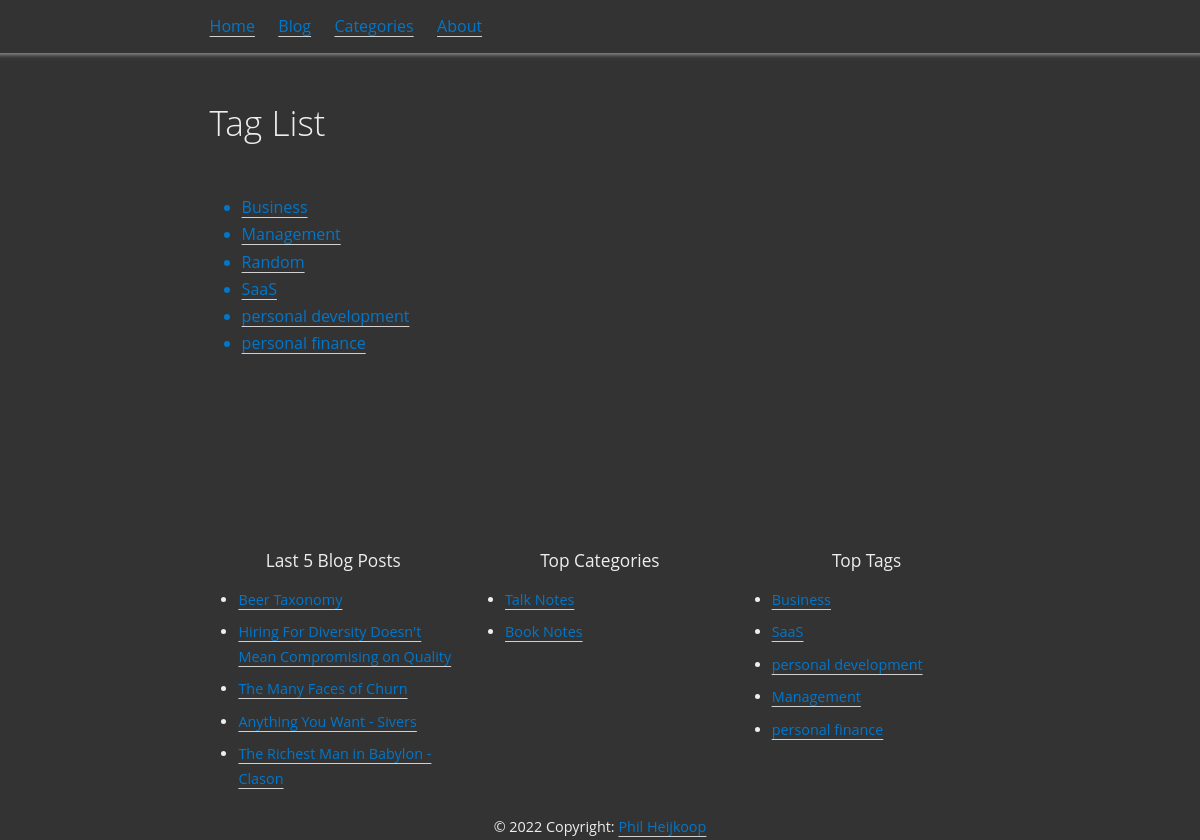
The page /tags/ on the database as committed earlier.
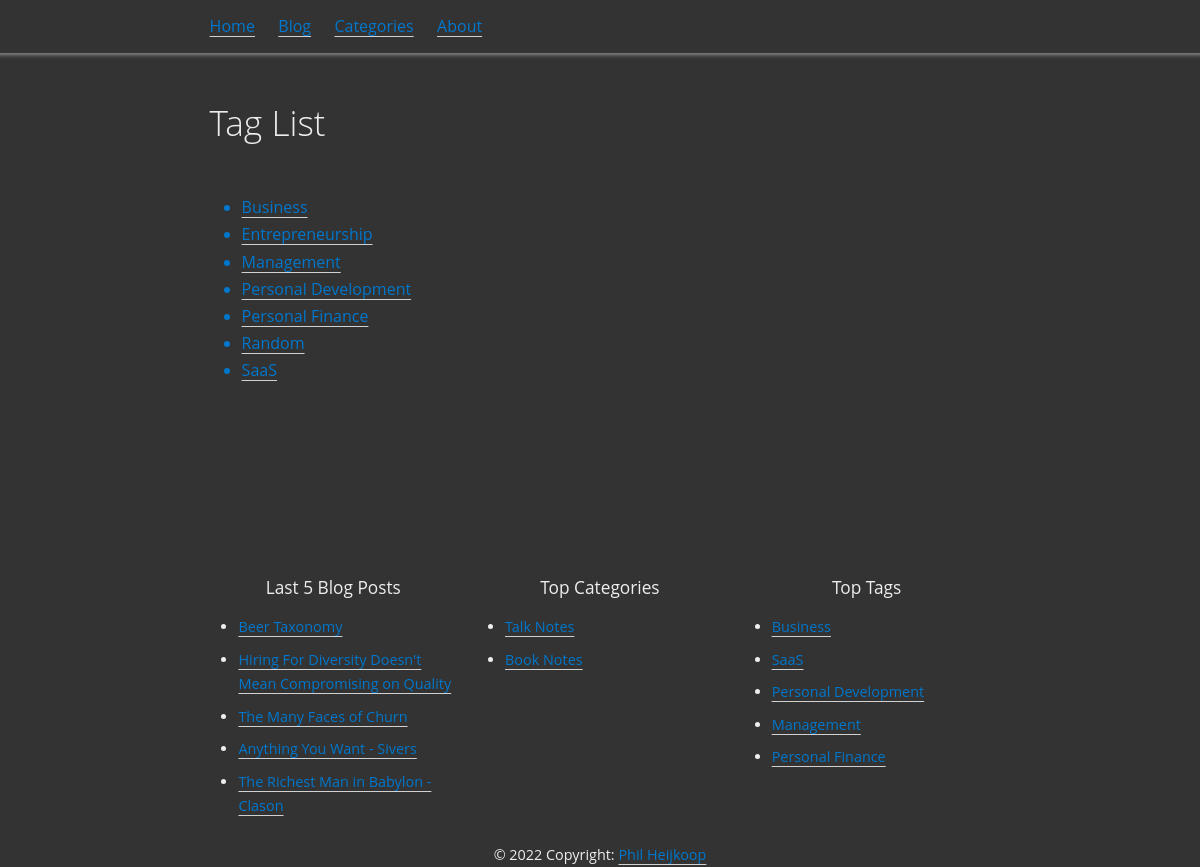
The same page on the database as committed later.
### blog/models.py (models this page shows, shortened)
class Tag(models.Model):
    name = models.CharField(max_length=255)
    def __str__(self):
        return self.name

class Post(models.Model):
    author = models.CharField(default="Phil", max_length=255)
    title = models.CharField(max_length=255)
    slug = models.SlugField()
    created = models.DateTimeField()
    publish_date = models.DateTimeField(null=True, blank=True)
    last_updated = models.DateTimeField()
    published = models.BooleanField(default=False)
    draft = models.BooleanField(default=True)
    tags = models.ManyToManyField(Tag, blank=True, null=True)
    category = models.ForeignKey(Category, blank=True, null=True, on_delete=models.SET_NULL)
    series_number = models.IntegerField(default=0)
    raw_markdown = models.TextField()

class Category(models.Model):
    name = models.CharField(max_length=255)
    def __str__(self):
        return self.name
    class Meta:
        verbose_name_plural = "categories"

### blog/views.py (the view)
# urls.py: path('tags/', TagListView.as_view(), name='taglist'),
class TagListView(View, CommonContextMixin):
    def get(self, request):
        context = self.get_context_data()
        tags = Tag.objects.annotate(number_of_post=Count('post')).filter(number_of_post__gt=0).order_by('name')
        context['tags'] = tags
        return render(request, 'blog/tag_list.html', context)

### blog/views.py (called while the page is built)
    def get_context_data(self, **kwargs):
        context = super().get_context_data(**kwargs)
        category_list = Category.objects.annotate(number_of_post=Count('post')).filter(number_of_post__gt=0).order_by('-number_of_post')[:5]
        tags = Tag.objects.annotate(number_of_post=Count('post')).filter(number_of_post__gt=0).order_by('-number_of_post')[:5]
        posts = Post.objects.filter(published=True).order_by('publish_date')[:5]
        context['top_categories'] = category_list
        context['top_tags'] = tags
        context['top_posts'] = posts
        return context

### templates/blog/tag_list.html
{% extends 'base.html' %}
{% block content %}
<h1>Tag List</h1>
<br>
<ul>
    {% for tag in tags %}
    <a href="{% url 'tagpage' tag.name %}">
        <li>{{tag.name}}</li>
    </a>
    {% endfor %}
    </ul>
{% endblock content %}

### templates/base.html (shortened to what this page needs)
{% load static %}
<!DOCTYPE html>
<html>
  <head>
    <link rel="stylesheet" type="text/css" href="{% static 'css/style.css' %}" />
  </head>
  <body>
    {% include "navbar.html" %}
    <main class="container">
    {% block content %}
    {% endblock content %}
  </main>
  {% include "footer.html" %}
  </body>
</html>

### templates/navbar.html
{% load static %}
<nav>
    <ul>
        <li><a href="{% url 'homepage' %}">Home</a></li>
        <li><a href="{% url 'allpostlist' %}">Blog</a></li>
        <li><a href="{% url 'categorylist' %}">Categories</a></li>
        <li><a href="{% url 'about' %}">About</a></li>
    </ul>
</nav>

### templates/footer.html
<footer class="text-center">
    <div class="row">
        <div class="col-4">
          <h5>Last 5 Blog Posts</h5>
          <ul>
            {% for post in top_posts %}
            <li>
              <a href="{% url 'post' post.slug %}">{{post.title}}</a>
            </li>
            {% endfor %}
          </ul>
        </div>
        <div class="col-4">
          <h5>Top Categories</h5>
          <ul>
            {% for category in top_categories %}
            <li>
              <a href="{% url 'categorypostlist' category %}">{{category.name}}</a>
            </li>
            {% endfor %}
          </ul>
        </div>
        <div class="col-4">
          <h5>Top Tags</h5>
          <ul>
            {% for tag in top_tags %}
            <li>
              <a href="{% url 'tagpage' tag %}" >{{tag.name}}</a>
            </li>
            {% endfor %}
          </ul>
        </div>
    </div>
    <div class="col">
      © 2022 Copyright:
      <a href="{% url 'homepage' %}">Phil Heijkoop</a>
    </div>
  </footer>

### static/css/style.css (style rules this page uses)
:root, html[data-theme='dark'] { --rem: 12pt; --width: 50rem; --navpos: absolute; --font-p: 1em/1.7 'Open Sans', 'DejaVu Sans', FreeSans, Helvetica, sans-serif; --font-h: .9em/1.5 'Open Sans', 'DejaVu Sans', FreeSans, Helvetica, sans-serif; --font-c: .9em/1.4 'DejaVu Sans Mono', monospace; --border: 1px solid var(--cmed); --ornament: "‹‹‹ ›››"; --cfg: #eee; --cbg: #333; --cdark: #888; --clight: #f5f6f7; --cmed: #d1d1d1; --clink: #07c; --cemph: #088; --cemphbg: #0881; }
* { box-sizing: border-box; border-spacing: 0; margin: 0; padding: 0; }
header, footer, figure, table, video, details, blockquote, ul, ol, dl, fieldset, pre, pre > code, caption { display: block; margin: 0.5rem 0rem 1rem; width: 100%; overflow: auto hidden; text-align: left; }
a, button, select, summary { color: var(--clink); cursor: pointer; }
html { font-size: var(--rem); background: var(--cbg); }
body { position: relative; margin: auto; max-width: var(--width); font: var(--font-p); color: var(--cfg); padding: 3.0rem 0.6rem 0; overflow-x: hidden; }
body > footer { margin: 10rem 0rem 0rem; font-size: 90%; }
a[href] { text-decoration: underline solid var(--cmed); text-underline-position: under; }
ul, ol, dl { margin: 1rem 0; padding: 0 0 0 2em; }
li:not(:last-child), dd:not(:last-child) { margin-bottom: 0.5rem; }
h1, h2, h3, h4, h5 { margin: 1.5em 0 .5rem; font: var(--font-h); line-height: 1.2em; clear: both; }
h1 { font-size: 2.2em; font-weight: 300; }
h5 { font-size: 1.2em; font-weight: 400; color: var(--cfg); }
nav { width: 80%; background-color: var(--cbg); }
nav+* { margin-top: 3rem; }
body>nav, header nav { position: var(--navpos); top: 0; left: 0; right: 0; z-index: 41; box-shadow: 0vw -50vw 0 50vw var(--cbg), 0 calc(-50vw + 2px) 4px 50vw var(--cdark); }
nav ul { list-style-type: none; }
nav ul:first-child { margin: 0; padding: 0; overflow: visible; }
nav ul:first-child > li { display: inline-block; margin: 0; padding: 0.8rem .6rem; }
.row { display: flex; margin: 0.5rem -0.6rem; align-items: stretch; }
.row [class*="col"] { padding: 0 0.6rem; }
.row .col-4 { flex: 0 0 33.33%; max-width: 33.33%; }
.text-center { text-align: center; }

Rows that differ between the two databases and show on the page:
added Tag: name "Entrepreneurship", shown under "Tag List"
changed Tag: name "personal development" → "Personal Development"; moves up the list
changed Tag: name "personal finance" → "Personal Finance"; moves up the list
